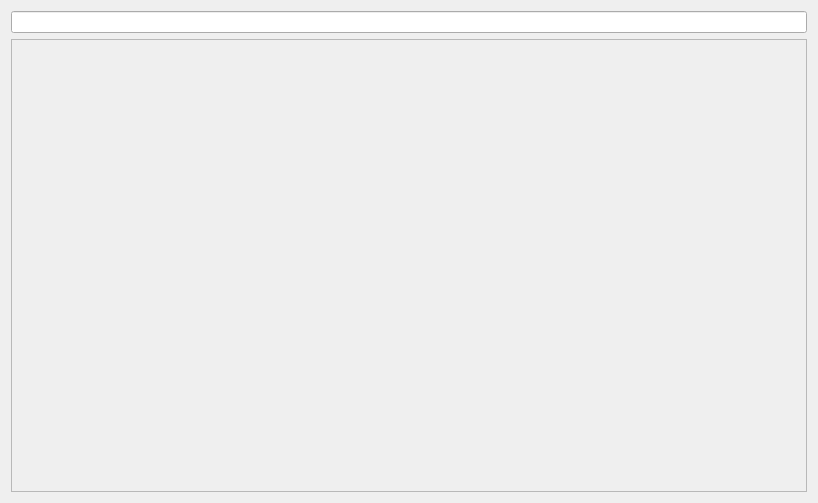
<?xml version="1.0" encoding="UTF-8"?>
<ui version="4.0">
 <class>Widget</class>
 <widget class="QWidget" name="Widget">
  <property name="geometry">
   <rect>
    <x>0</x>
    <y>0</y>
    <width>818</width>
    <height>503</height>
   </rect>
  </property>
  <property name="windowTitle">
   <string>TeQtKeyboard</string>
  </property>
  <layout class="QVBoxLayout" name="verticalLayout">
   <item>
    <widget class="QLineEdit" name="lineEdit"/>
   </item>
   <item>
    <widget class="QScrollArea" name="scrollArea">
     <property name="widgetResizable">
      <bool>true</bool>
     </property>
     <widget class="QWidget" name="scrollAreaWidgetContents">
      <property name="geometry">
       <rect>
        <x>0</x>
        <y>0</y>
        <width>798</width>
        <height>455</height>
       </rect>
      </property>
     </widget>
    </widget>
   </item>
  </layout>
 </widget>
 <layoutdefault spacing="6" margin="11"/>
 <resources/>
 <connections/>
</ui>
